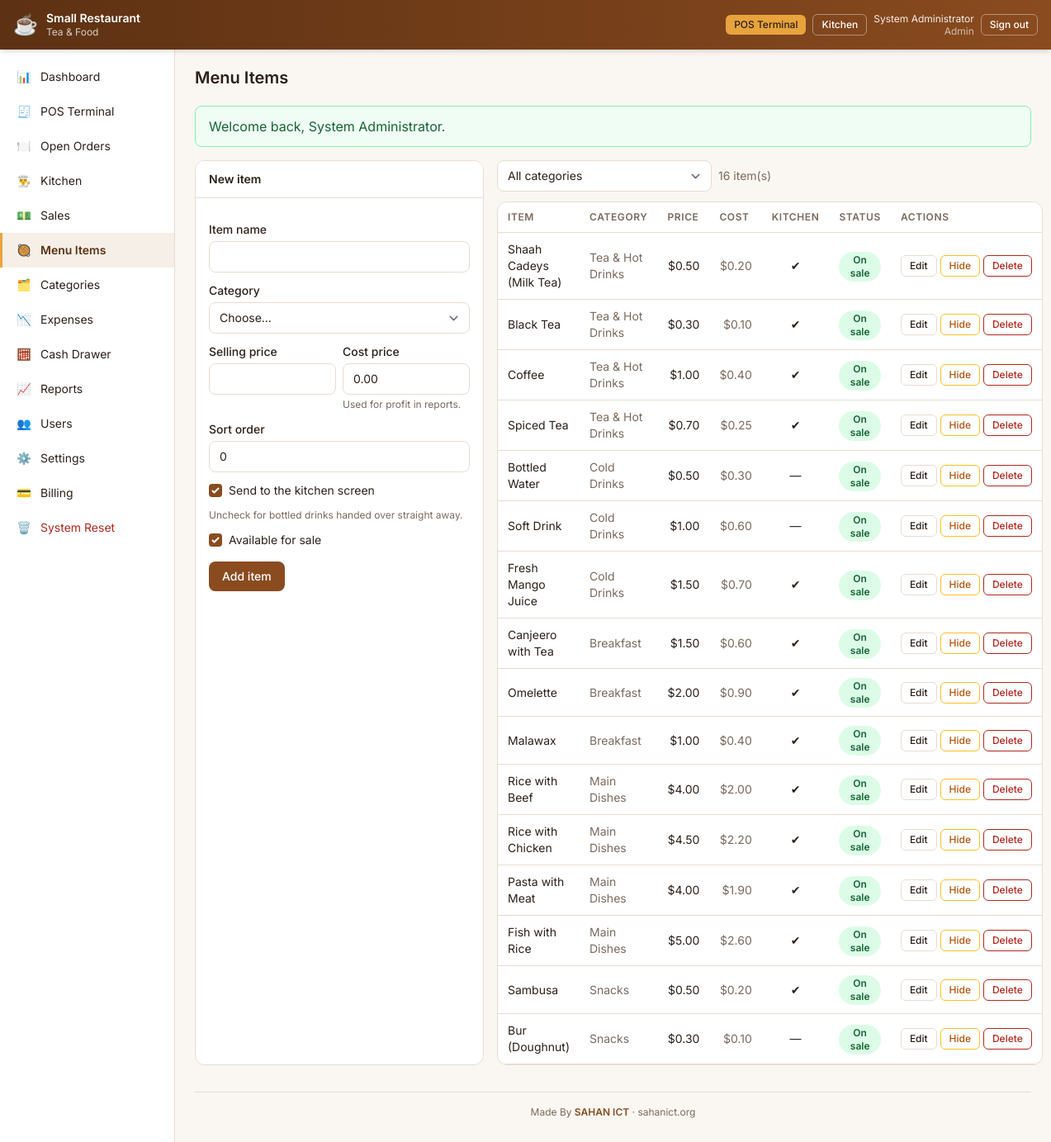
/admin/menu_items.php (signed in), run on the app's committed database.
### tables this page shows
CREATE TABLE menu_items (
  id           INT UNSIGNED NOT NULL AUTO_INCREMENT PRIMARY KEY,
  company_id    INT UNSIGNED NOT NULL,
  category_id  INT UNSIGNED NOT NULL,
  name         VARCHAR(100) NOT NULL,
  price        DECIMAL(10,2) NOT NULL DEFAULT 0.00,
  cost_price   DECIMAL(10,2) NOT NULL DEFAULT 0.00,
   
  needs_prep   TINYINT(1)   NOT NULL DEFAULT 1,
  is_available TINYINT(1)   NOT NULL DEFAULT 1,
  sort_order   INT          NOT NULL DEFAULT 0,
  created_at   DATETIME     NOT NULL DEFAULT CURRENT_TIMESTAMP,
  KEY ix_items_company (company_id),
  KEY ix_items_category (category_id),
  KEY ix_items_available (is_available),
  CONSTRAINT fk_items_category FOREIGN KEY (category_id) REFERENCES categories(id) ON DELETE RESTRICT,
  CONSTRAINT fk_items_company FOREIGN KEY (company_id) REFERENCES companies(id) ON DELETE CASCADE
);

CREATE TABLE categories (
  id         INT UNSIGNED NOT NULL AUTO_INCREMENT PRIMARY KEY,
  company_id    INT UNSIGNED NOT NULL,
  name       VARCHAR(60)  NOT NULL,
  sort_order INT          NOT NULL DEFAULT 0,
  is_active  TINYINT(1)   NOT NULL DEFAULT 1,
  UNIQUE KEY uq_categories_name (company_id, name),
  CONSTRAINT fk_categories_company FOREIGN KEY (company_id) REFERENCES companies(id) ON DELETE CASCADE
);

### core/sessions.php (called while the page is built, shortened)
<?php
function company_id(): int
{
    return (int)($_SESSION['user']['company_id'] ?? 0);
}

### core/config.php (called while the page is built, shortened)
<?php
try {
    $conn = new mysqli(DB_HOST, DB_USER, DB_PASS, DB_NAME);
    $conn->set_charset('utf8mb4');
} catch (mysqli_sql_exception $e) {
    http_response_code(500);
    exit('Database connection failed. Is MySQL running in XAMPP? (' . $e->getMessage() . ')');
}
require_once __DIR__ . '/helper_functions.php';
require_once __DIR__ . '/sessions.php';
$SETTINGS = [];
if (company_id() > 0) {
    foreach (db_all('SELECT setting_key, setting_value FROM settings WHERE company_id = ?', [company_id()]) as $row) {
        $SETTINGS[$row['setting_key']] = (string)$row['setting_value'];
    }
}

### admin/menu_items.php (the view, shortened to what this page needs)
<?php
require_once __DIR__ . '/../core/config.php';
$editing = null;
$sql    = 'SELECT i.*, c.name AS category FROM menu_items i JOIN categories c ON c.id = i.category_id
            WHERE i.company_id = ?';
$params = [company_id()];
$sql .= ' ORDER BY c.sort_order, i.sort_order, i.name';
$items = db_all($sql, $params);
require __DIR__ . '/../core/header.php';
?>
<div class="grid grid-cols-1 lg:grid-cols-[350px_1fr] gap-4">
    <div class="card">
        <div class="card-header"><?= $editing ? 'Edit item' : 'New item' ?></div>
        <div class="card-body">
            <form method="post" class="space-y-3">
                <div>
                    <label class="label">Item name</label>
                    <input type="text" name="name" class="input" required maxlength="100"
                           value="<?= e($editing['name'] ?? '') ?>">
                </div>
                <div>
                    <label class="label">Category</label>
                    <select name="category_id" class="select" required>
                        <option value="">Choose…</option>
                    </select>
                </div>
                <div class="grid grid-cols-2 gap-2">
                    <div>
                        <label class="label">Selling price</label>
                        <input type="number" name="price" step="0.01" min="0" class="input" required
                               value="<?= e($editing['price'] ?? '') ?>">
                    </div>
                    <div>
                        <label class="label">Cost price</label>
                        <input type="number" name="cost_price" step="0.01" min="0" class="input"
                               value="<?= e($editing['cost_price'] ?? '0.00') ?>">
                        <p class="form-text">Used for profit in reports.</p>
                    </div>
                </div>
                <div>
                    <label class="label">Sort order</label>
                    <input type="number" name="sort_order" class="input"
                           value="<?= (int)($editing['sort_order'] ?? 0) ?>">
                </div>
                <label class="flex items-center gap-2 cursor-pointer">
                    <input type="checkbox" name="needs_prep" class="checkbox"
                           <?= (!$editing || (int)$editing['needs_prep'] === 1) ? 'checked' : '' ?>>
                    <span class="text-sm">Send to the kitchen screen</span>
                </label>
                <p class="form-text -mt-2">Uncheck for bottled drinks handed over straight away.</p>
                <label class="flex items-center gap-2 cursor-pointer">
                    <input type="checkbox" name="is_available" class="checkbox"
                           <?= (!$editing || (int)$editing['is_available'] === 1) ? 'checked' : '' ?>>
                    <span class="text-sm">Available for sale</span>
                </label>
                <div class="flex gap-2 pt-1">
                    <button class="btn btn-brand"><?= $editing ? 'Save changes' : 'Add item' ?></button>
                </div>
            </form>
        </div>
    </div>
    <div>
        <form class="mb-3" method="get">
            <div class="flex gap-2 items-center">
                <select name="cat" class="select max-w-[260px]" onchange="this.form.submit()">
                    <option value="0">All categories</option>
                </select>
                <span class="text-muted text-sm"><?= count($items) ?> item(s)</span>
            </div>
        </form>
        <div class="card overflow-x-auto">
        <table class="tbl">
            <thead><tr>
                <th>Item</th><th>Category</th>
                <th class="text-right">Price</th><th class="text-right">Cost</th>
                <th class="text-center">Kitchen</th><th class="text-center">Status</th>
                <th class="text-right">Actions</th>
            </tr></thead>
            <tbody>
            <?php foreach ($items as $i): ?>
                <tr>
                    <td><?= e($i['name']) ?></td>
                    <td class="text-muted"><?= e($i['category']) ?></td>
                    <td class="text-right"><?= money($i['price']) ?></td>
                    <td class="text-right text-muted"><?= money($i['cost_price']) ?></td>
                    <td class="text-center"><?= (int)$i['needs_prep'] ? '✔' : '—' ?></td>
                    <td class="text-center">
                        <span class="badge <?= (int)$i['is_available'] ? 'badge-success' : 'badge-secondary' ?>">
                            <?= (int)$i['is_available'] ? 'On sale' : 'Hidden' ?>
                        </span>
                    </td>
                    <td class="text-right text-nowrap">
                        <a class="btn btn-outline btn-sm"
                           href="<?= url('admin/menu_items.php?edit=' . (int)$i['id']) ?>">Edit</a>
                        <form method="post" class="inline">
                            <button class="btn btn-outline-warning btn-sm">
                                <?= (int)$i['is_available'] ? 'Hide' : 'Show' ?>
                            </button>
                        </form>
                        <form method="post" class="inline" onsubmit="return confirm('Delete this item?');">
                            <button class="btn btn-outline-danger btn-sm">Delete</button>
                        </form>
                    </td>
                </tr>
            <?php endforeach; ?>
            </tbody>
        </table>
        </div>
    </div>
</div>
<?php require __DIR__ . '/../core/footer.php'; ?>

### data on the page
menu_items: name "Shaah Cadeys (Milk Tea)", category.name "Tea & Hot Drinks", price "$0.50", cost_price "$0.20", is_available "On sale"
menu_items: name "Black Tea", category.name "Tea & Hot Drinks", price "$0.30", cost_price "$0.10", is_available "On sale"
menu_items: name "Coffee", category.name "Tea & Hot Drinks", price "$1.00", cost_price "$0.40", is_available "On sale"
menu_items: name "Spiced Tea", category.name "Tea & Hot Drinks", price "$0.70", cost_price "$0.25", is_available "On sale"
menu_items: name "Bottled Water", category.name "Cold Drinks", price "$0.50", cost_price "$0.30", is_available "On sale"
menu_items: name "Soft Drink", category.name "Cold Drinks", price "$1.00", cost_price "$0.60", is_available "On sale"
menu_items: name "Fresh Mango Juice", category.name "Cold Drinks", price "$1.50", cost_price "$0.70", is_available "On sale"
menu_items: name "Canjeero with Tea", category.name "Breakfast", price "$1.50", cost_price "$0.60", is_available "On sale"
menu_items: name "Omelette", category.name "Breakfast", price "$2.00", cost_price "$0.90", is_available "On sale"
menu_items: name "Malawax", category.name "Breakfast", price "$1.00", cost_price "$0.40", is_available "On sale"
menu_items: name "Rice with Beef", category.name "Main Dishes", price "$4.00", cost_price "$2.00", is_available "On sale"
menu_items: name "Rice with Chicken", category.name "Main Dishes", price "$4.50", cost_price "$2.20", is_available "On sale"
menu_items: name "Pasta with Meat", category.name "Main Dishes", price "$4.00", cost_price "$1.90", is_available "On sale"
menu_items: name "Fish with Rice", category.name "Main Dishes", price "$5.00", cost_price "$2.60", is_available "On sale"
menu_items: name "Sambusa", category.name "Snacks", price "$0.50", cost_price "$0.20", is_available "On sale"
menu_items: name "Bur (Doughnut)", category.name "Snacks", price "$0.30", cost_price "$0.10", is_available "On sale"

### other printed values
$brandName "Small Restaurant"
$brandTag "Tea & Food"
$u['full_name'] "System Administrator"
$u['role'] "Admin"
$icon "📊"
$label "Dashboard"
$icon "🧾"
$label "POS Terminal"
$icon "🍽️"
$label "Open Orders"
$icon "👨‍🍳"
$label "Kitchen"
$icon "💵"
$label "Sales"
$icon "🥘"
